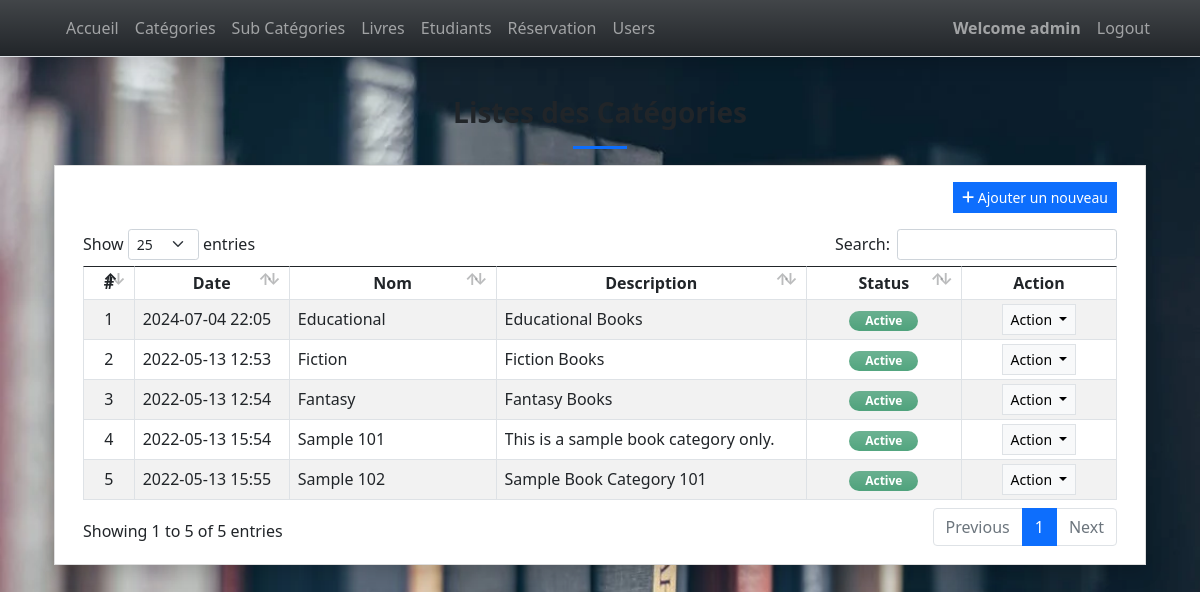
The app's page /category (signed in) with its own data.
### lmsApp/models.py (models this page shows, shortened)
class Category(models.Model):
    name = models.CharField(max_length=250)
    description = models.TextField(blank=True, null= True)
    status = models.CharField(max_length=2, choices=(('1','Active'), ('2','Inactive')), default = 1)
    delete_flag = models.IntegerField(default = 0)
    date_added = models.DateTimeField(default = timezone.now)
    date_created = models.DateTimeField(auto_now = True)
    class Meta:
        verbose_name_plural = "List of Categories"

### lmsApp/views.py (the view)
# urls.py: path('category',views.category,name='category-page'),
@login_required
def category(request):
    context = context_data(request)
    context['page'] = 'category'
    context['page_title'] = "Category List"
    context['category'] = models.Category.objects.filter(delete_flag = 0).all()
    return render(request, 'category.html', context)

### lmsApp/views.py (called while the page is built)
def context_data(request):
    fullpath = request.get_full_path()
    abs_uri = request.build_absolute_uri()
    abs_uri = abs_uri.split(fullpath)[0]
    context = {
        'system_host' : abs_uri,
        'page_name' : '',
        'page_title' : '',
        'topbar' : True,
        'footer' : True,
    }
    return context

### lmsApp/templates/category.html (shortened to what this page needs)
{% extends 'base.html' %} {% load static %} {% block pageContent %}
<section class="py-4">
    <div class="container">
        <h3 class="fw-bolder text-center">Listes des Catégories</h3>
        <center>
            <hr class="bg-primary opacity-100" style="height:3px" width="5%">
        </center>
        <div class="card rounded-0 shadow">
            <div class="card-body">
                <div class="container-fluid">
                    <div class="text-end mb-3">
                        <button class="btn btn-sm btn-primary rounded-0 bg-gradient-primary" type="button" id="create_new"><i class="fa fa-plus"></i> Ajouter un nouveau</button>
                    </div>
                    <table class="table table-bordered table-striped" id="category-tbl">
                        <colcategory>
                            <col width="5%">
                            <col width="15%">
                            <col width="20%">
                            <col width="30%">
                            <col width="15%">
                            <col width="15%">
                        </colcategory>
                        <thead>
                            <tr>
                                <th class="text-center">#</th>
                                <th class="text-center">Date</th>
                                <th class="text-center">Nom</th>
                                <th class="text-center">Description</th>
                                <th class="text-center">Status</th>
                                <th class="text-center">Action</th>
                            </tr>
                        </thead>
                        <tbody>
                            {% for cat in category %}
                            <tr>
                                <td class="text-center">{{ forloop.counter }}</td>
                                <td>{{ cat.date_created|date:"Y-m-d H:i" }}</td>
                                <td>{{ cat.name}}</td>
                                <td>
                                    <p class="m-0 truncate-1">{{ cat.description|safe }}</p>
                                </td>
                                <td class="text-center">
                                    {% if cat.status == '1' %}
                                    <span class="badge badge-success bg-gradient bg-success px-3 rounded-pill bg-opacity-75 text-sm py-1">Active</span> {% else %}
                                    <span class="badge badge-secondary bg-gradient bg-secondary px-3 rounded-pill bg-opacity-75 text-sm py-1">Inactive</span> {% endif %}
                                </td>
                                <td class="text-center">
                                    <div class="dropdown">
                                        <button class="btn btn-light btn-sm rounded-0 border dropdown-toggle" type="button" id="abtn{{cat.pk}}" data-bs-toggle="dropdown" aria-expanded="false">
                                        Action
                                        </button>
                                    </div>
                                </td>
                            </tr>
                            {% endfor %}
                        </tbody>
                    </table>
                </div>
            </div>
        </div>
    </div>
</section>
{% endblock pageContent %}

### lmsApp/templates/topNavigation.html (shortened to what this page needs)
{% load static %}
<header>
    <nav class="navbar navbar-expand-lg navbar-dark bg-dark bg-gradient fixed-top shadow border-bottom">
        <div class="container">
            <div class="collapse navbar-collapse" id="navbarExample01">
                <ul class="navbar-nav me-auto mb-2 mb-lg-0" id="topNav">
                    {% if request.user.is_authenticated %}
                    <li class="nav-item">
                        <a class="nav-link" aria-current="page" href="{% url 'home-page' %}">Accueil</a>
                    </li>
                    <li class="nav-item">
                        <a class="nav-link" aria-current="page" href="{% url 'category-page' %}">Catégories</a>
                    </li>
                    <li class="nav-item">
                        <a class="nav-link" aria-current="page" href="{% url 'sub_category-page' %}">Sub Catégories</a>
                    </li>
                    <li class="nav-item">
                        <a class="nav-link" aria-current="page" href="{% url 'book-page' %}">Livres</a>
                    </li>
                    <li class="nav-item">
                        <a class="nav-link" aria-current="page" href="{% url 'student-page' %}">Etudiants</a>
                    </li>
                    <li class="nav-item">
                        <a class="nav-link" aria-current="page" href="{% url 'borrow-page' %}">Réservation</a>
                    </li>
                    {% if request.user.is_superuser %}
                    <li class="nav-item">
                        <a class="nav-link" aria-current="page" href="{% url 'user-page' %}">Users</a>
                    </li>
                    {% endif %}
                    {% endif %}
                </ul>
                <ul class="navbar-nav d-flex flex-row">
                    {% if user.id %}
                <li class="nav-item">
                        <a class="nav-link"  href="{% url 'profile-page' %}"><b>Welcome {{user.username}} </b></a>
                    </li>
                    <li class="nav-item">
                        <a class="nav-link" aria-current="page" href="{% url 'logout' %}">Logout</a>
                    </li>
                    {% else %}
                    <li class="nav-item">
                        <a class="nav-link" aria-current="page" href="{% url 'login-page' %}">Login</a>
                    </li>
                    {% endif %}
                </ul>
            </div>
        </div>
    </nav>
</header>

### static/assets/default/css/style.css (style rules this page uses)
html, body { height: 100%; width: 100%; max-height: 100%; overflow: auto; display: flex; flex-direction: column; }
body>header { flex-shrink: auto; }
.truncate-1 { overflow: hidden; text-overflow: ellipsis; display: -webkit-box; -webkit-line-clamp: 1; -webkit-box-orient: vertical; width: calc(100%); }

### records on screen
Category: date_created "2024-07-04 22:05", name "Educational", description "Educational Books", status "Active"
Category: date_created "2022-05-13 12:53", name "Fiction", description "Fiction Books", status "Active"
Category: date_created "2022-05-13 12:54", name "Fantasy", description "Fantasy Books", status "Active"
Category: date_created "2022-05-13 15:54", name "Sample 101", description "This is a sample book category only.", status "Active"
Category: date_created "2022-05-13 15:55", name "Sample 102", description "Sample Book Category 101", status "Active"

### other values on screen
{{ user.username }} "admin"
